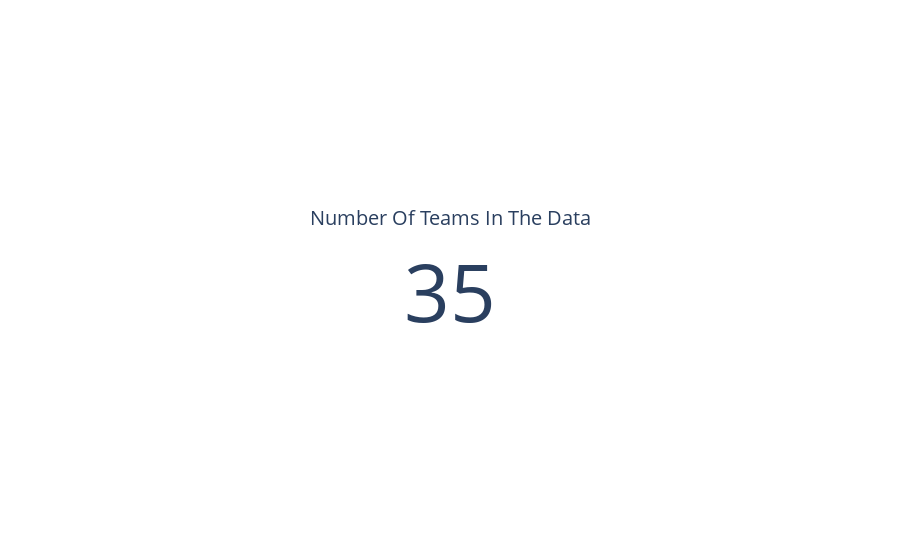

Here is the notebook cell this chart was saved with:
### Code cell
fig = go.Figure(go.Indicator(
    value =numberOfTeams,
    title = 'Number Of Teams In The Data'))

fig.show()

### Figure 1 — Plotly figure (JSON) as saved in the notebook; plotly's stock layout.template omitted (floating-point values rounded to 4 significant figures)
{"data": [{"title": {"text": "Number Of Teams In The Data"}, "type": "indicator", "value": 35}], "layout": {}}
